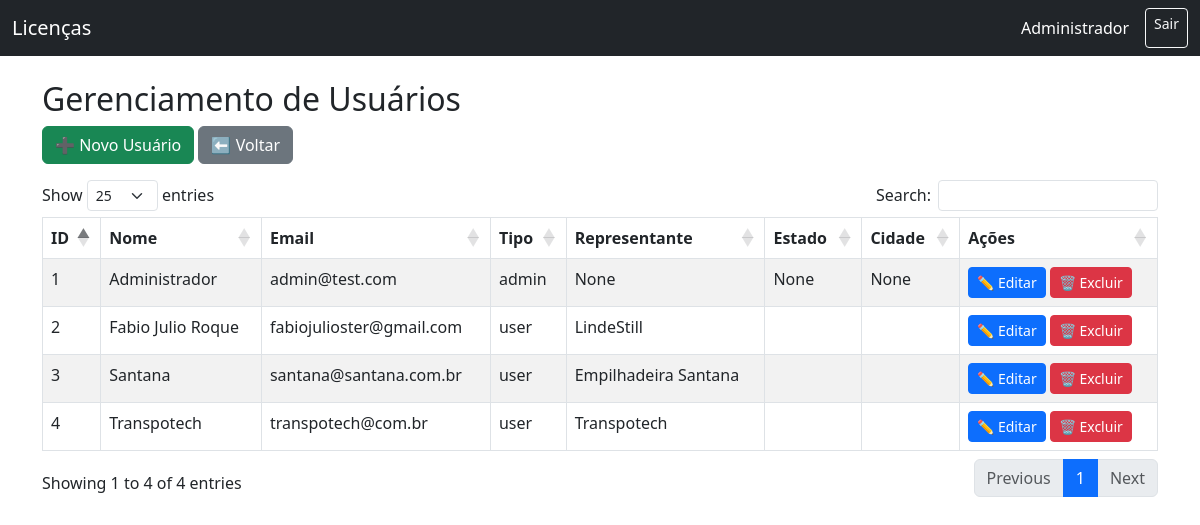
Page /admin/users (signed in) on the earlier database version.
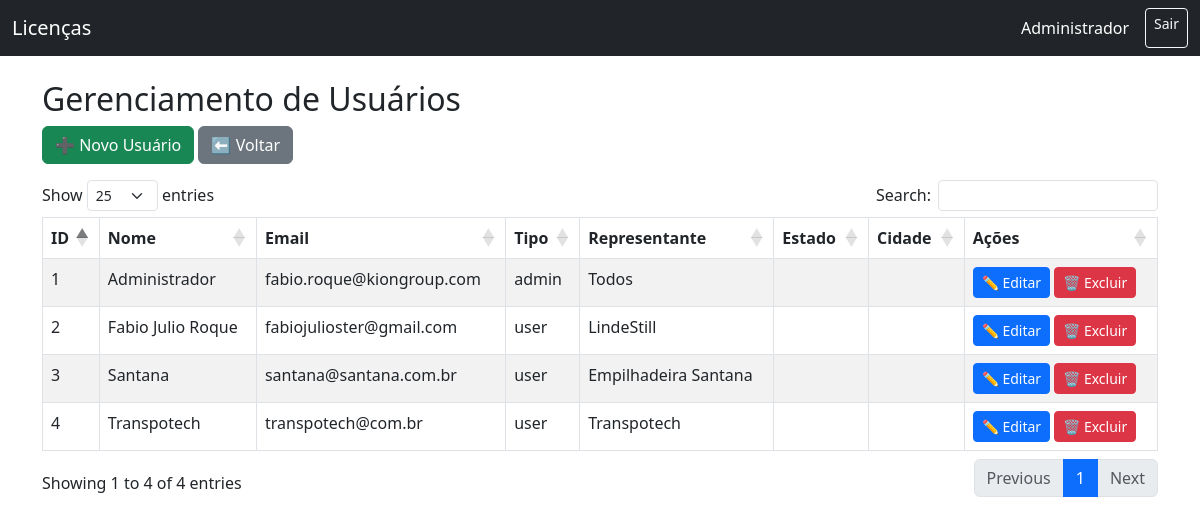
Same page on the later database version.
### tables this page shows
CREATE TABLE usuarios (
        id INTEGER PRIMARY KEY AUTOINCREMENT,
        nome TEXT NOT NULL,
        email TEXT UNIQUE NOT NULL,
        senha TEXT NOT NULL,
        tipo TEXT NOT NULL DEFAULT 'user',
        representante TEXT,
        estado TEXT,
        cidade TEXT
    );

### app.py (the view)
@app.route("/admin/users")
def admin_users():
    if session.get("user_tipo") != "admin":
        return redirect(url_for("login"))
    con = get_db()
    cur = con.cursor()
    cur.execute("""
        SELECT * FROM usuarios
        ORDER BY
            CASE WHEN tipo = 'admin' THEN 0 ELSE 1 END,
            nome ASC
    """)
    usuarios = cur.fetchall()
    return render_template("admin_users.html", usuarios=usuarios)

### app.py (called while the page is built)
def get_db():
    con = sqlite3.connect(DB_NAME)
    con.row_factory = sqlite3.Row
    return con

### templates/admin_users.html
{% extends "base.html" %}
{% block content %}
<div class="container mt-4">
    <h2>Gerenciamento de Usuários</h2>
    <div class="mb-3">
        <a href="{{ url_for('admin_users_new') }}" class="btn btn-success">➕ Novo Usuário</a>
        <a href="{{ url_for('admin') }}" class="btn btn-secondary">⬅ Voltar</a>
    </div>
    <table class="table table-striped table-bordered">
        <thead class="thead-dark">
            <tr>
                <th>ID</th>
                <th>Nome</th>
                <th>Email</th>
                <th>Tipo</th>
                <th>Representante</th>
                <th>Estado</th>
                <th>Cidade</th>
                <th>Ações</th>
            </tr>
        </thead>
        <tbody>
            {% for usuario in usuarios %}
            <tr>
                <td>{{ usuario['id'] }}</td>
                <td>{{ usuario['nome'] }}</td>
                <td>{{ usuario['email'] }}</td>
                <td>{{ usuario['tipo'] }}</td>
                <td>{{ usuario['representante'] }}</td>
                <td>{{ usuario['estado'] }}</td>
                <td>{{ usuario['cidade'] }}</td>
                <td>
                    <a href="{{ url_for('admin_users_edit', user_id=usuario['id']) }}"
                       class="btn btn-primary btn-sm">✏️ Editar</a>
                    <a href="{{ url_for('admin_users_delete', user_id=usuario['id']) }}"
                       class="btn btn-danger btn-sm"
                       onclick="return confirm('Tem certeza que deseja excluir este usuário?');">🗑️ Excluir</a>
                </td>
            </tr>
            {% endfor %}
        </tbody>
    </table>
</div>
{% endblock %}

### templates/base.html (shortened to what this page needs)
<!DOCTYPE html>
<html lang="pt-BR">
<head>
    <link href="https://cdn.jsdelivr.net/npm/bootstrap@5.3.0/dist/css/bootstrap.min.css" rel="stylesheet">
    <link rel="stylesheet" href="https://cdn.datatables.net/1.13.6/css/dataTables.bootstrap5.min.css">
</head>
<body>
    <nav class="navbar navbar-expand-lg navbar-dark bg-dark">
        <div class="container-fluid">
            <a class="navbar-brand" href="{{ url_for('login') }}">Licenças</a>
            {% if session.get('user_id') %}
            <div class="d-flex">
                <span class="navbar-text text-white me-3">
                    {{ session.get('user_nome') }}
                </span>
                <a href="{{ url_for('logout') }}" class="btn btn-outline-light btn-sm">Sair</a>
            </div>
            {% endif %}
        </div>
    </nav>
    {% block content %}{% endblock %}
</body>
</html>

Differences in the rows shown:
changed usuarios "Administrador": email "admin@test.com" → "fabio.roque@kiongroup.com"; representante "None" → "Todos"; estado "None" → (not shown); cidade "None" → (not shown)
